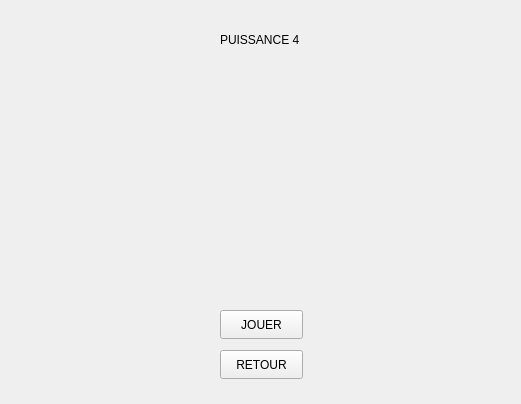
<?xml version="1.0" encoding="UTF-8"?>
<ui version="4.0">
 <class>Puissance4GUI</class>
 <widget class="QWidget" name="Puissance4GUI">
  <property name="geometry">
   <rect>
    <x>0</x>
    <y>0</y>
    <width>521</width>
    <height>404</height>
   </rect>
  </property>
  <property name="windowTitle">
   <string>Form</string>
  </property>
  <widget class="QLabel" name="label">
   <property name="geometry">
    <rect>
     <x>220</x>
     <y>30</y>
     <width>101</width>
     <height>20</height>
    </rect>
   </property>
   <property name="text">
    <string>PUISSANCE 4 </string>
   </property>
  </widget>
  <widget class="QPushButton" name="JouerButton">
   <property name="geometry">
    <rect>
     <x>220</x>
     <y>310</y>
     <width>83</width>
     <height>29</height>
    </rect>
   </property>
   <property name="text">
    <string>JOUER</string>
   </property>
  </widget>
  <widget class="QPushButton" name="retourAccueil">
   <property name="geometry">
    <rect>
     <x>220</x>
     <y>350</y>
     <width>83</width>
     <height>29</height>
    </rect>
   </property>
   <property name="text">
    <string>RETOUR</string>
   </property>
  </widget>
 </widget>
 <resources/>
 <connections/>
</ui>
